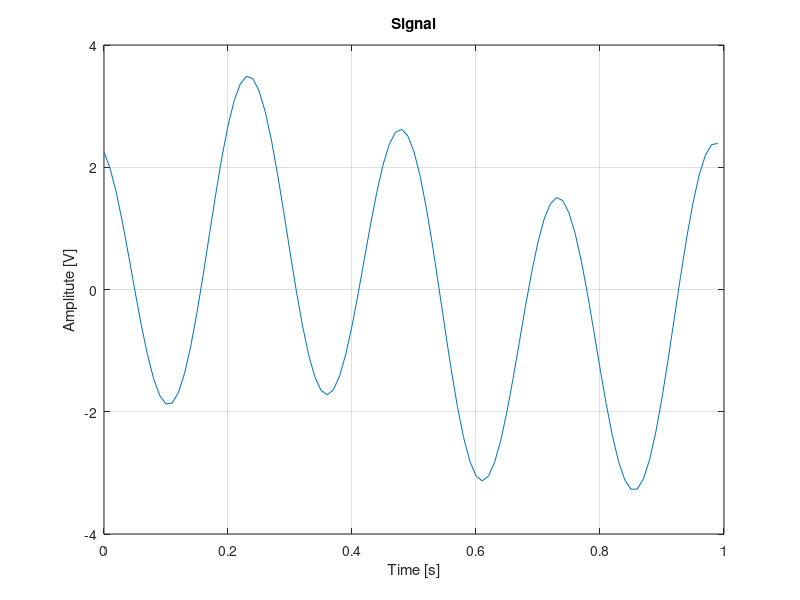

Reproduce this figure in MATLAB.
%Pre-code
    clc,clear all,close all;
%
%Sampling frequency
    Fs = 100;
    Ts = 1/Fs;
    Bits = 8;%Bits used in conversion
%Time Vector
    t = 0:Ts:1-Ts;
%Signal
    m = sin(2*pi*t)+2.5*cos(2*pi*t*4 + pi/7);
    figure(),plot(t,m),grid,title("Signal"),xlabel("Time [s]"),ylabel("Amplitute [V]");
%
%Conditioning
    m = m + abs(min(m));%Positive Offset
    Out = (m/max(m))*((2^Bits)-1);%Normalization and Codification
%
%Exporting
    Outbin = dec2bin(round(Out)); %Decimal to Binary conversion
    fid = fopen('signal.txt','wt');%Open or create 'signal.txt' file in write mode
    N = length(m);
    for i=1:N
      fprintf(fid,'%s\n',Outbin(i,:));%Print binary values 8 bits per line
    endfor
    fclose(fid);%Save file,close file,brings peace to the world
%
